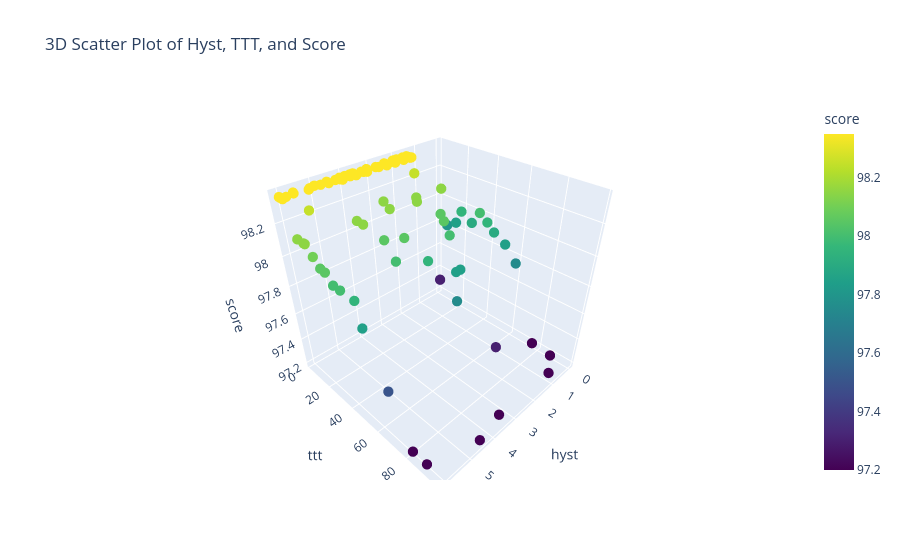

Here is the notebook cell this chart was saved with:
### Code cell
plots.plot_3d_hyst_ttt_score(score)
